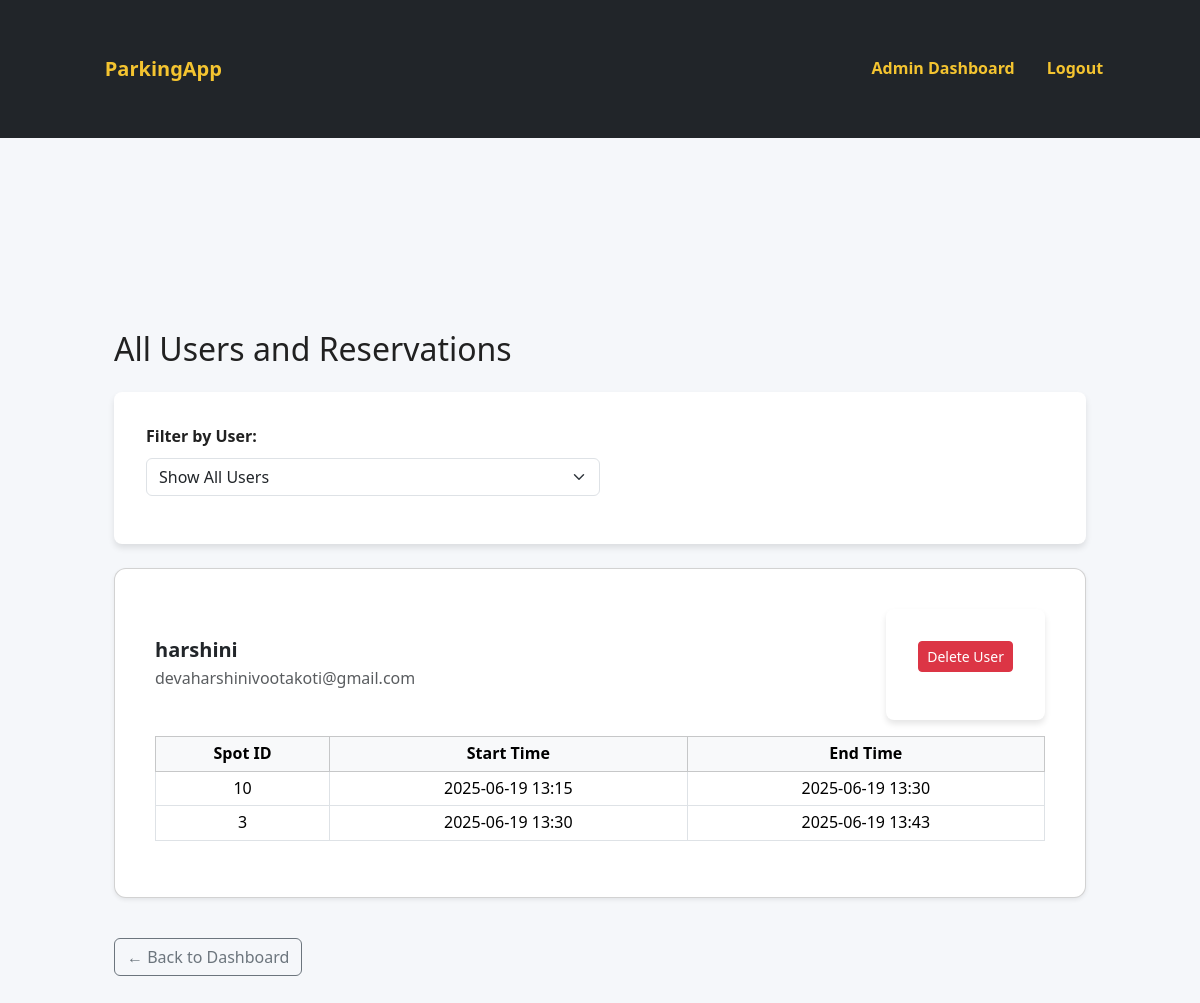
The app's page /admin/users (signed in), older data.
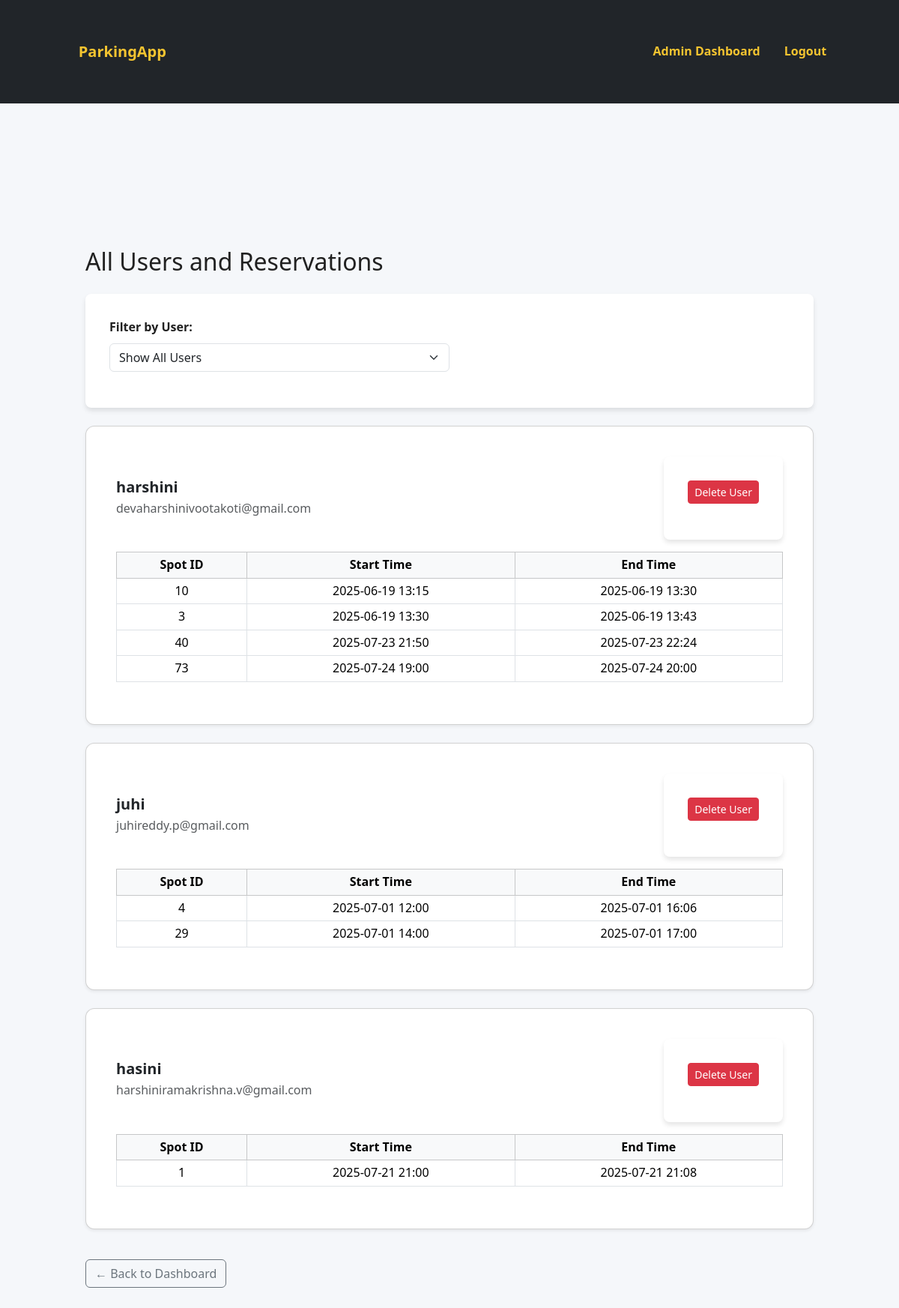
The same page, newer data.
### models.py (models this page shows)
class User(db.Model, UserMixin):
    __tablename__ = 'users'
    id = db.Column(db.Integer, primary_key=True)
    email = db.Column(db.String(120), unique=True, nullable=False)
    full_name = db.Column(db.String(120),unique=True, nullable=False)
    password = db.Column(db.String(100), nullable=False)  # hashed
    created_at = db.Column(db.DateTime, default=datetime.utcnow)
    reservations = db.relationship('Reservation', backref='user', lazy=True)

class Reservation(db.Model):
    __tablename__ = 'reservations'
    id = db.Column(db.Integer, primary_key=True)
    spot_id = db.Column(db.Integer, db.ForeignKey('parking_spots.id'), nullable=False)
    user_id = db.Column(db.Integer, db.ForeignKey('users.id'), nullable=False)
    parking_time = db.Column(db.DateTime, default=datetime.utcnow)
    leaving_time = db.Column(db.DateTime, nullable=True)
    cost = db.Column(db.Float, default=0.0)
    status = db.Column(db.String(20), default='Active')  # Active or Completed

### app.py (the view)
@app.route('/admin/users', methods = ['GET', 'POST'])
@login_required
def manage_users():
    if current_user.role != 'admin':
        flash("Unauthorized access", "danger")
        return redirect(url_for('login'))
    users = User.query.all()
    selected_user = None
    reservations = []
    if request.method == 'POST':
        user_id = request.form.get('user_id')
        if user_id:
            selected_user = User.query.get(int(user_id))
            reservations = Reservation.query.filter_by(user_id=user_id).all()
        else:
            reservations = Reservation.query.all()
    else:
        reservations = Reservation.query.all()
    return render_template('admin_users.html', users=users, reservations=reservations, selected_user=selected_user)

### app.py (called while the page is built)
@login_manager.user_loader
def load_user(user_id):
    role, actual_id = user_id.split(':')
    if role == 'admin':
        admin = db.session.get(Admin, int(actual_id))
        if admin:
            return UnifiedUser(f"{admin.id}", 'admin')
    else:
        user = db.session.get(User, int(actual_id))
        if user:
            return UnifiedUser(f"{user.id}", 'user')
    return None

### templates/admin_users.html (shortened to what this page needs)
{% extends 'base.html' %}
{% block content %}
<div class="container mt-5">
  <h2 class="mb-4">All Users and Reservations</h2>
  <form method="POST" class="mb-4">
    <label for="user_id" class="form-label fw-semibold">Filter by User:</label>
    <div class="input-group w-50">
      <select name="user_id" class="form-select" onchange="this.form.submit()">
        <option value="">Show All Users</option>
      </select>
    </div>
  </form>
  {% set filtered_users = [selected_user] if selected_user else users %}
  {% for user in filtered_users %}
    <div class="card mb-4 shadow-sm">
      <div class="card-body">
        <div class="d-flex justify-content-between align-items-center mb-2">
          <div>
            <h5 class="card-title mb-1">{{ user.full_name }}</h5>
            <p class="text-muted mb-0">{{ user.email }}</p>
          </div>
          <form method="POST" action="{{ url_for('delete_user', user_id=user.id) }}" onsubmit="return confirm('Are you sure you want to delete {{ user.full_name }}?');">
            <button type="submit" class="btn btn-sm btn-danger">Delete User</button>
          </form>
        </div>
        {% set user_reservations = reservations | selectattr('user_id', 'equalto', user.id) | list %}
        {% if user_reservations %}
          <div class="table-responsive mt-3">
            <table class="table table-sm table-bordered align-middle text-center">
              <thead class="table-light">
                <tr>
                  <th scope="col">Spot ID</th>
                  <th scope="col">Start Time</th>
                  <th scope="col">End Time</th>
                </tr>
              </thead>
              <tbody>
                {% for res in user_reservations %}
                <tr>
                  <td>{{ res.spot_id }}</td>
                  <td>{{ res.parking_time.strftime('%Y-%m-%d %H:%M') }}</td>
                  <td>{{ res.leaving_time.strftime('%Y-%m-%d %H:%M') }}</td>
                </tr>
                {% endfor %}
              </tbody>
            </table>
          </div>
        {% else %}
          <p class="text-muted mt-3">No active reservations.</p>
        {% endif %}
      </div>
    </div>
  {% endfor %}
  <a href="{{ url_for('admin_dashboard') }}" class="btn btn-outline-secondary mt-3">← Back to Dashboard</a>
</div>
{% endblock %}

Row changes from the older to the newer data that the page shows:
added Reservation: spot_id "40", parking_time "2025-07-23 21:50", leaving_time "2025-07-23 22:24", shown under User "harshini"
added Reservation: spot_id "73", parking_time "2025-07-24 19:00", leaving_time "2025-07-24 20:00", shown under User "harshini"
added User: full_name "juhi", email "juhireddy.p@gmail.com"
added Reservation: spot_id "4", parking_time "2025-07-01 12:00", leaving_time "2025-07-01 16:06", shown under "juhi"
added Reservation: spot_id "29", parking_time "2025-07-01 14:00", leaving_time "2025-07-01 17:00", shown under "juhi"
added User: full_name "hasini", email "harshiniramakrishna.v@gmail.com"
added Reservation: spot_id "1", parking_time "2025-07-21 21:00", leaving_time "2025-07-21 21:08", shown under "hasini"
